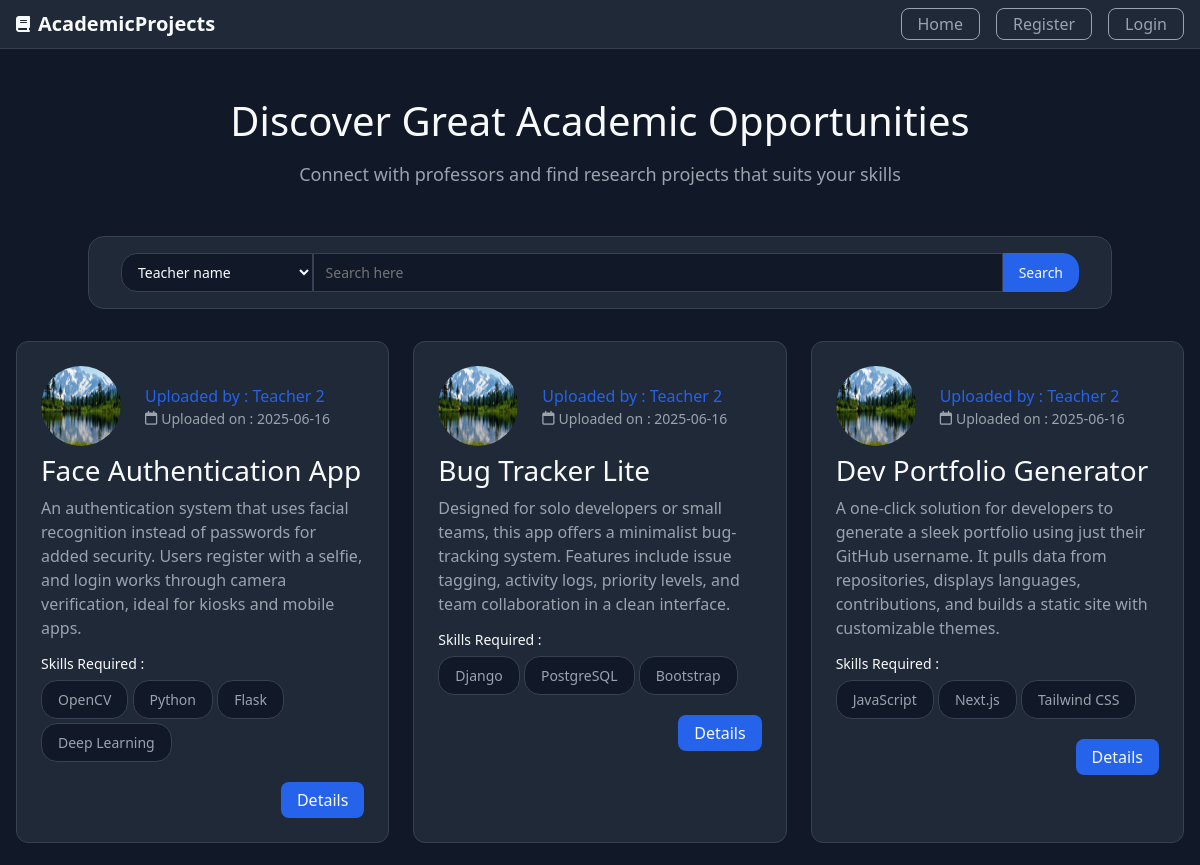
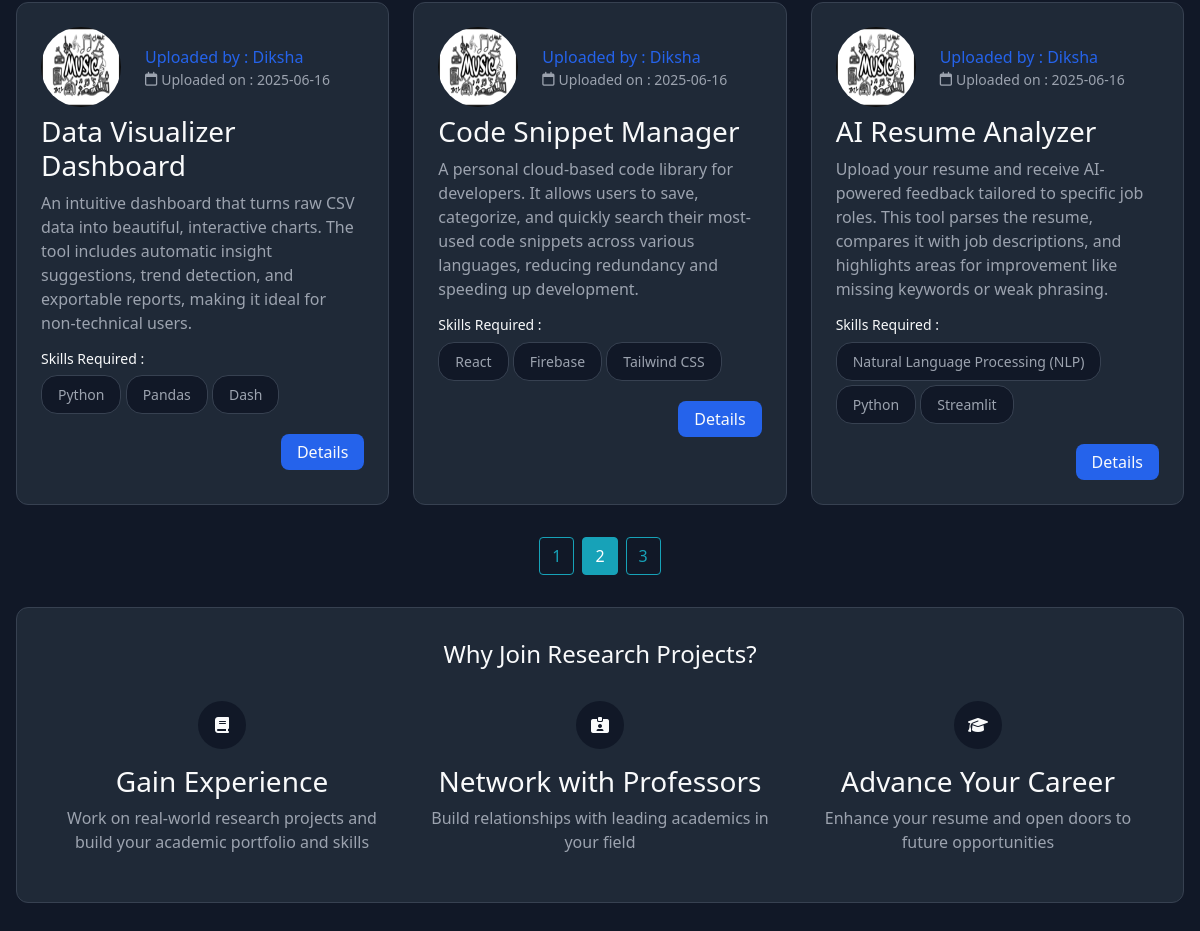
The page /home?page=2 on the database its author committed (2 pictures, top to bottom).
### Project/models.py (models this page shows, shortened)
class Project(db.Model):
    id=db.Column(db.Integer,primary_key=True)
    title=db.Column(db.String(100),nullable=False)
    description=db.Column(db.Text,nullable=False)
    skills=db.Column(db.Text,nullable=False)
    descriptive_pdf=db.Column(db.String(80),nullable=False,default='No pdf')
    user_count=db.Column(db.Integer,nullable=False,default=0)
    created_at=db.Column(db.DateTime,nullable=False,default=datetime.utcnow)
    created_by=db.Column(db.Integer,db.ForeignKey('user.id'))
    submission=db.relationship('Submission',backref='project',lazy=True,cascade="all,delete")
    evaluation=db.relationship('Evaluation',backref='project',lazy=True,cascade="all,delete")
    project_taken_by=db.relationship('Project_Taken',backref='project',lazy=True,cascade="all,delete")

class User(db.Model,UserMixin):
    id=db.Column(db.Integer,primary_key=True)
    username=db.Column(db.String(30),unique=True,nullable=False)
    email=db.Column(db.String(30),unique=True,nullable=False)
    password=db.Column(db.String(80),unique=False,nullable=False)
    total_projects=db.Column(db.Integer,nullable=False,default=0)
    total_projects_taken=db.Column(db.Integer,nullable=False,default=0)
    total_projects_submitted=db.Column(db.Integer,nullable=False,default=0)
    total_projects_evaluated=db.Column(db.Integer,nullable=False,default=0)
    profile_picture=db.Column(db.String(80),nullable=False,default="default.png")
    role=db.Column(db.String(80),nullable=False)
    project=db.relationship("Project",backref="user",lazy=True,cascade="all,delete")
    submission=db.relationship("Submission",backref="user",lazy=True,cascade="all,delete")
    evaluation=db.relationship("Evaluation",backref="user",lazy=True,cascade="all,delete")
    project_taken=db.relationship("Project_Taken",backref="user",lazy=True,cascade="all,delete")

### Project/routes.py (the view, shortened to what this page needs)
@app.route("/")
@app.route("/home",methods=['GET','POST'])
def home():
    page=request.args.get('page',1,type=int)
    form=search_projects()
    projects=Project.query.order_by(Project.created_at.desc()).paginate(page=page,max_per_page=6)
    return render_template("home.html",projects=projects,page=page,form=form)

### Project/forms.py
class search_projects(FlaskForm):
    category=FieldList(SelectField("Search By",choices=[
        ('teacher_name','Teacher name'),
        ('project_name','Project name'),
        ('skill','Skill')
    ],validators=[DataRequired()]),min_entries=1)
    search=StringField("Search here",validators=[DataRequired()])
    submit=SubmitField("Search")

### Project/templates/home.html (shortened to what this page needs)
{% extends "layout.html" %}
{% block content %}
  <main class="container">
    <section class="top-section">
      <h1>Discover Great Academic Opportunities</h1>
      <p>Connect with professors and find research projects that suits your skills</p>
    </section>
    <section class="search">
      <div class="search-container">
        <form action="" method="POST">
          <div class="search-here">
            <div class="search-category">
                {% for i in form.category %}
                  <span>{{i()}}</span>
                {% endfor %}
            </div>
            <div class="search-box">
              {{form.search(placeholder=form.search.label.text,class="search-input")}}
            </div>
            <div>
              {{form.submit(class="search-btn button button-diff")}}
            </div>
          </div>
        </form>
      </div>
    </section>
    <section>
      <div class="projects-grid">
        {% for project in projects %}
        <article class="project-card">
          <div class="project-content">
            <div class="project-user-profile">
              <img class="rounded-circle account-img project-image" src="{{url_for('static',filename='/profile_pics/'+project.user.profile_picture)}}">
              <div class="project-profile">
                <span class="uploader">Uploaded by : {{project.user.username}}</span>
                <span class="upload-date">
                  <i class="fa-regular fa-calendar"></i>
                  Uploaded on :
                  {{project.created_at.strftime("%Y-%m-%d")}}
                </span>
              </div>
            </div>
            <h3>{{project.title}}</h3>
            <p>{{project.description}}</p>
            <div class="skills">
              <h4>Skills Required : </h4>
              <ul>
                {% for i in project.skills.split(',') %}
                  <li>{{i.strip()}}</li>
                {% endfor %}
              </ul>
            </div>
              <div class="project-footer">
                <a class="button button-diff" href="{{url_for('project_details',project_id=project.id)}}">Details</a>
              </div>
          </div>
        </article>
        {% endfor %}
      </div>
    </section>
    <div class="paginate">
      {% if page %}
        {% for i in projects.iter_pages(left_edge=1, right_edge=1,left_current=1,right_current=1) %}
          {% if i %}
            {% if i==page %}
              <a class="btn btn-info" href="{{url_for('home',page=i)}}">{{i}}</a>
            {% else %}
              <a class="btn btn-outline-info" href="{{url_for('home',page=i)}}">{{i}}</a>
            {% endif %}
          {% else %}
            <p>...</p>
          {% endif %}
        {% endfor %}
      {% endif %}
    </div>
    <section class="benefits">
      <h2>Why Join Research Projects?</h2>
      <div class="benefits-grid">
        <div class="benefit-card">
          <div class="benefit-icon">
            <i class="fa-solid fa-book"></i>
          </div>
          <h3>Gain Experience</h3>
          <p>Work on real-world research projects and build your academic portfolio and skills</p>
        </div>
        <div class="benefit-card">
          <div class="benefit-icon">
            <i class="fa-solid fa-id-card-clip"></i>
          </div>
          <h3>Network with Professors</h3>
          <p>Build relationships with leading academics in your field</p>
        </div>
        <div class="benefit-card">
          <div class="benefit-icon">
            <i class="fa-solid fa-graduation-cap"></i>
          </div>
          <h3>Advance Your Career</h3>
          <p>Enhance your resume and open doors to future opportunities</p>
        </div>
      </div>
    </section>
  </main>
{% endblock content %}

### Project/static/styles.css (style rules this page uses)
:root { --color-bg: #111827; --color-bg-secondary: #1f2937; --color-text: #f9fafb; --color-text-secondary: #9ca3af; --color-border: #374151; --color-primary: #2563eb; --color-primary-hover: #1d4ed8; --color-success: #065f46; --color-success-text: #a7f3d0; }
* { margin: 0; padding: 0; box-sizing: border-box; }
body { font-family: system-ui, -apple-system, sans-serif; background-color: var(--color-bg); color: var(--color-text); line-height: 1.5; }
.container { max-width: 1280px; margin: 0 auto; padding: 0 1rem; }
.button { color: var(--color-text-secondary); text-decoration: none; display: flex; justify-content: center; align-items: center; height: 2rem; padding: 0.125rem 1rem; border-radius: 0.5rem; border: solid 0.1rem; border-color: var(--color-text-secondary); transition: all 0.2s; }
.button-diff { color: var(--color-text); border: 0; height:2.25rem; margin-left: 0.5rem; background-color: var(--color-primary); }
.top-section { text-align: center; max-width: 48rem; margin: 3rem auto; }
.top-section h1 { font-size: 2.5rem; margin-bottom: 1rem; }
.top-section p { color: var(--color-text-secondary); font-size: 1.125rem; }
.search { margin-bottom: 2rem; }
.search-container { max-width: 64rem; margin: 0 auto; background-color: var(--color-bg-secondary); padding: 1rem 2rem; border-radius: 1rem; border: 1px solid var(--color-border); }
.search-here { display: flex; width:100% }
.search-category { flex: 0 0 20%; }
.search-box { flex: 1 1 60%; }
.search-input { width:100%; background-color: var(--color-bg); border: 1px solid var(--color-border); border-radius: 0; color: var(--color-text); }
.search-btn { flex: 0 0 20%; height: 100%; border-radius: 0 1rem 1rem 0; padding: 0 1rem; margin-left: 0; }
.search-category select { border-radius: 1rem 0 0 1rem; min-width: 100%; }
select { padding: 0.5rem 0.75rem; background-color: var(--color-bg); border: 1px solid var(--color-border); border-radius: 0.5rem; color: var(--color-text); min-width: 150px; }
.projects-grid { display: grid; grid-template-columns: repeat(auto-fill, minmax(300px, 1fr)); gap: 1.5rem; margin-bottom: 2rem; }
.project-card { background-color: var(--color-bg-secondary); border-radius: 0.75rem; overflow: hidden; border: 1px solid var(--color-border); transition: transform 0.2s, box-shadow 0.2s; }
.project-image { height: 5rem; width: 5rem; }
.project-profile { display: flex; flex-direction: column; margin-left: 1.5rem; }
.project-content { padding: 1.5rem; }
.project-user-profile { display: flex; align-items: center; margin-bottom: 0.5rem; }
.uploader { color: var(--color-primary); font-weight: 500; }
.upload-date { color: var(--color-text-secondary); font-size: 0.875rem; display: flex; align-items: center; gap: 0.25rem; }
.project-card p { color: var(--color-text-secondary); margin-bottom: 1rem; }
.skills h4 { color: var(--color-text); margin-bottom: 0.5rem; font-size: 0.875rem; }
.skills ul { list-style: none; margin-bottom: 1rem; }
.skills li { color: var(--color-text-secondary); font-size: 0.875rem; margin-bottom: 0.25rem; background-color: var(--color-bg); display: inline-block; padding: 0.5rem 1rem 0.5rem 1rem; border: solid 1px var(--color-border); border-radius: 1rem; }
.project-footer { display: flex; justify-content: end; }
.benefits { background-color: var(--color-bg-secondary); padding: 2rem; border-radius: 0.75rem; border: 1px solid var(--color-border); margin-bottom: 4rem; }
.benefits h2 { text-align: center; margin-bottom: 2rem; font-size: 1.5rem; }
.benefits-grid { display: grid; grid-template-columns: repeat(auto-fit, minmax(250px, 1fr)); gap: 2rem; }
.benefit-card { text-align: center; }
.benefit-icon { background-color: var(--color-bg); width: 3rem; height: 3rem; border-radius: 50%; display: flex; align-items: center; justify-content: center; margin: 0 auto 1rem; }
.benefit-card h3 { margin-bottom: 0.5rem; color: var(--color-text); }
.benefit-card p { color: var(--color-text-secondary); }
input, select, textarea { width: 100%; padding: 0.5rem 0.75rem; background-color: var(--color-bg); border: 1px solid var(--color-border); border-radius: 0.5rem; color: var(--color-text); font-size: 0.875rem; }
.paginate { display: flex; align-items: center; justify-content: center; margin-bottom: 2rem; }
.paginate a { margin-left: 0.25rem; margin-right: 0.25rem; }

### rows shown on the page
Project: profile_picture (picture), user.username "Teacher 2", created_at "2025-06-16", title "Face Authentication App", description "An authentication system that uses facial recognition instead of passwords for added security. Users register with a selfie, and login works through camera verification, ideal for kiosks and mobile apps.", strip "OpenCV" "Python" "Flask" "Deep Learning"
Project: profile_picture (picture), user.username "Teacher 2", created_at "2025-06-16", title "Bug Tracker Lite", description "Designed for solo developers or small teams, this app offers a minimalist bug-tracking system. Features include issue tagging, activity logs, priority levels, and team collaboration in a clean interface.", strip "Django" "PostgreSQL" "Bootstrap"
Project: profile_picture (picture), user.username "Teacher 2", created_at "2025-06-16", title "Dev Portfolio Generator", description "A one-click solution for developers to generate a sleek portfolio using just their GitHub username. It pulls data from repositories, displays languages, contributions, and builds a static site with customizable themes.", strip "JavaScript" "Next.js" "Tailwind CSS"
Project: profile_picture (picture), user.username "Diksha", created_at "2025-06-16", title "Data Visualizer Dashboard", description "An intuitive dashboard that turns raw CSV data into beautiful, interactive charts. The tool includes automatic insight suggestions, trend detection, and exportable reports, making it ideal for non-technical users.", strip "Python" "Pandas" "Dash"
Project: profile_picture (picture), user.username "Diksha", created_at "2025-06-16", title "Code Snippet Manager", description "A personal cloud-based code library for developers. It allows users to save, categorize, and quickly search their most-used code snippets across various languages, reducing redundancy and speeding up development.", strip "React" "Firebase" "Tailwind CSS"
Project: profile_picture (picture), user.username "Diksha", created_at "2025-06-16", title "AI Resume Analyzer", description "Upload your resume and receive AI-powered feedback tailored to specific job roles. This tool parses the resume, compares it with job descriptions, and highlights areas for improvement like missing keywords or weak phrasing.", strip "Natural Language Processing (NLP)" "Python" "Streamlit"

### other values the page prints
{{ i }} "1" "3"
{{ i }} "2"
